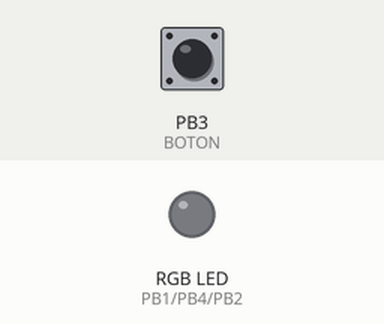
This sketch was run on a simulated ATtiny85, built with avr-gcc and run on an emulated ATtiny85. On the bench: an RGB LED mixed from three pins (HIGH = lit). Inputs (shaded band) come from the test bench; at power-on: PB3 (BOTON) LOW. Dim RGB values are drawn brighter than linear.

Above: at 1.2 s.
1.3 s: PB3 (BOTON) pulled HIGH for 0.15 s
At 4.2 s:
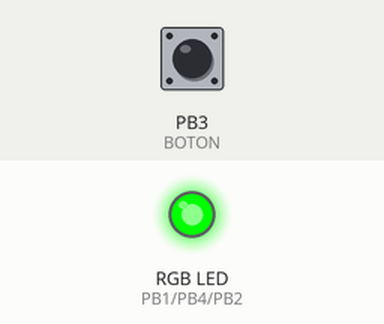
4.3 s: PB3 (BOTON) pulsed HIGH 2 times (0.12 s each, 0.3 s apart)
At 6.39 s:
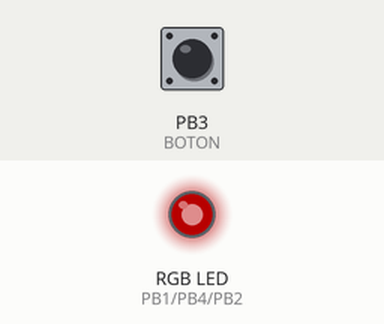
7.3 s: PB3 (BOTON) pulsed HIGH 5 times (0.12 s each, 0.3 s apart)
At 10.0 s:
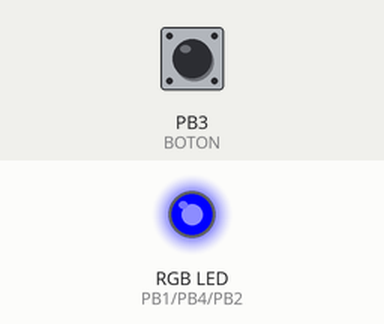
10.3 s: PB3 (BOTON) pulled HIGH for 1 s
At 11.5 s:
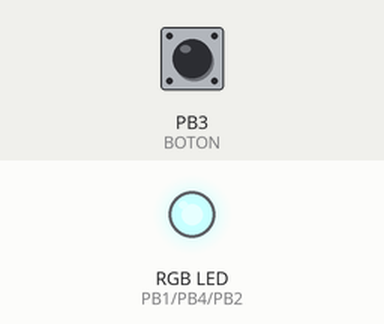
12.8 s: PB3 (BOTON) pulled HIGH for 3.2 s
At 13.2 s:
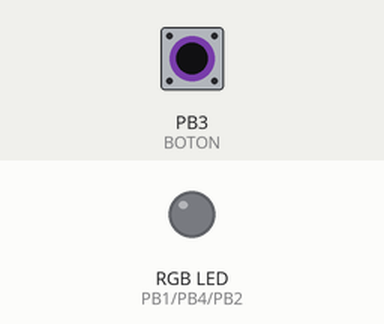
Timing chart, 0 to 15.8 s (numbered marks = the images above; inputs shaded):
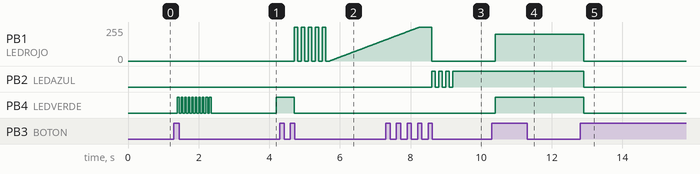

The sketch:

BUENO_BIENESCRITO.ino
```cpp
#include <avr/sleep.h>
#include <avr/interrupt.h>

const int BOTON                         =3;
const int BOTON2                         =0;
const int LEDROJO                       =1;
const int LEDAZUL                       =2;
const int LEDVERDE                      =4;
 int estado=0;
// Variables will change:
int ledState = HIGH;         // the current state of the output pin
int buttonState;             // the current reading from the input pin
int lastButtonState = LOW;   // the previous reading from the input pin

// the following variables are unsigned longs because the time, measured in
// milliseconds, will quickly become a bigger number than cant be stored in an int.
unsigned long lastDebounceTime = 0;  // the last time the output pin was toggled
unsigned long debounceDelay = 100;    // the debounce time; increase if the output flickers

bool primeravez =true;

long intervalOff=20000;
long previousMillis=0;
unsigned long currentMillis;


void setup() {
  pinMode(BOTON, INPUT);
  pinMode(BOTON2, INPUT);
  pinMode(LEDVERDE, OUTPUT);
  pinMode(LEDAZUL, OUTPUT);
  pinMode(LEDROJO, OUTPUT);
  // set initial LED state
  analogWrite(LEDVERDE, ledState);
  unsigned long currentMillis= millis();
}


void sleep() {

    GIMSK |= _BV(PCIE);                     // Enable Pin Change Interrupts
    PCMSK |= _BV(PCINT3);                   // Use PB3 as interrupt pin
    ADCSRA &= ~_BV(ADEN);                   // ADC off
    set_sleep_mode(SLEEP_MODE_PWR_DOWN);    // replaces above statement

    sleep_enable();                         // Sets the Sleep Enable bit in the MCUCR Register (SE BIT)
    sei();                                  // Enable interrupts
    sleep_cpu();                            // sleep

    cli();                                  // Disable interrupts
    PCMSK &= ~_BV(PCINT3);                  // Turn off PB3 as interrupt pin
    sleep_disable();                        // Clear SE bit
    ADCSRA |= _BV(ADEN);                    // ADC on

    sei();                                  // Enable interrupts
    } // sleep


ISR(PCINT0_vect)
    {

    //Primero apagamos todos los colores para que no interfieran a la hora de encender un color en concreto.
    analogWrite(LEDAZUL, 0);
    analogWrite(LEDVERDE, 0);
    analogWrite(LEDROJO, 0);


    for (int k = 0; k < 10; k = k + 1)
      {
        if (k % 2 == 0)
          {
            analogWrite(LEDROJO, 255);
          }
        else
          {
            analogWrite(LEDROJO, 0);
          }
        delay(100);
      }
   previousMillis=currentMillis;  // Resetea el timer


}


void loop() {

  currentMillis =millis();
    if( currentMillis - previousMillis > intervalOff)
      {
         analogWrite(LEDAZUL, 0);
         analogWrite(LEDVERDE, 0);
         analogWrite(LEDROJO, 0);

         for (int k = 0; k < 10; k = k + 1)
      {
        if (k % 2 == 0)
          {
            analogWrite(LEDVERDE, 255);
          }
        else
          {
            analogWrite(LEDVERDE, 0);
          }
        delay(100);
      }
          previousMillis=currentMillis;  // Resetea el timer
          sleep();
      }
    else
      {


  // read the state of the switch into a local variable:
  int reading = digitalRead(BOTON);

  // check to see if you just pressed the button
  // (i.e. the input went from LOW to HIGH), and you've waited long enough
  // since the last press to ignore any noise:

  // If the switch changed, due to noise or pressing:
  if (reading != lastButtonState) {
    // reset the debouncing timer
    lastDebounceTime = millis();
  }

  if ((millis() - lastDebounceTime) > debounceDelay) {
    // whatever the reading is at, it's been there for longer than the debounce
    // delay, so take it as the actual current state:

    // if the button state has changed:
    if (reading != buttonState) {
      buttonState = reading;

      // only toggle the LED if the new button state is HIGH
      if (buttonState == HIGH) {
       {
         previousMillis=currentMillis;  // Resetea el timer
         primeravez = true;
         analogWrite(LEDAZUL, 0);
         analogWrite(LEDVERDE, 0);
         analogWrite(LEDROJO, 0);
         if(estado==4)
         estado=0;
         else
         estado=estado+1;
         }
      }
    }
  }

  // set the LED:
  if(estado==0)
  {
  analogWrite(LEDVERDE, 0);
  analogWrite(LEDROJO, 0);
  analogWrite(LEDAZUL, 0);
  }
  if(estado==1)
  {
    if( primeravez == true)
    {
    for (int k = 0; k < 20; k = k + 1)
      {
        if (k % 2 == 0)
          {
            analogWrite(LEDVERDE, 255);
          }
        else
          {
            analogWrite(LEDVERDE, 0);
          }
        delay(50);
      }
      for(int j=0; j<=255;j++)
     {
        analogWrite(LEDVERDE, j);
        delay(7);
      }
  analogWrite(LEDVERDE, 255);
  analogWrite(LEDROJO, 0);
  analogWrite(LEDAZUL, 0);
  primeravez = false;
  }else
    analogWrite(LEDVERDE, 255);
  analogWrite(LEDROJO, 0);
  analogWrite(LEDAZUL, 0);

  }else if (estado==2)
  {
        if( primeravez == true)
    {
    for (int k = 0; k < 10; k = k + 1)
      {
        if (k % 2 == 0)
          {
            analogWrite(LEDROJO, 255);
          }
        else
          {
            analogWrite(LEDROJO, 0);
          }
        delay(100);
      }
      for(int j=0; j<=255;j++)
     {
        analogWrite(LEDROJO, j);
        delay(10);
      }
  analogWrite(LEDROJO, 255);
  analogWrite(LEDVERDE, 0);
  analogWrite(LEDAZUL, 0);
  primeravez = false;
  }else
    analogWrite(LEDROJO, 255);
  analogWrite(LEDVERDE, 0);
  analogWrite(LEDAZUL, 0);

    }else if (estado==3)
     {


         if( primeravez == true)
    {
    for (int k = 0; k < 6; k = k + 1)
      {
        if (k % 2 == 0)
          {
            analogWrite(LEDAZUL, 255);
          }
        else
          {
            analogWrite(LEDAZUL, 0);
          }
        delay(100);
      }
  analogWrite(LEDAZUL, 255);
  analogWrite(LEDVERDE, 0);
  analogWrite(LEDROJO, 0);
  primeravez = false;
  }else


  analogWrite(LEDAZUL, 255);
  analogWrite(LEDVERDE, 0);
  analogWrite(LEDROJO, 0);


       }else if (estado==4)
     {
  analogWrite(LEDVERDE, 255);
  analogWrite(LEDROJO, 200);
  analogWrite(LEDAZUL, 255);
       }

  // save the reading. Next time through the loop, it'll be the lastButtonState:
  lastButtonState = reading;
}
}
```

Measured:
- after the input at 1.3 s, PB4 (LEDVERDE): goes 9 × (HIGH 0.05 s, LOW 0.05 s), HIGH 0.05 s, LOW 1.8 s, then HIGH, starting after 0.10 s
- after the input at 4.3 s, PB1 (LEDROJO): ramps from 0/255 to 255/255 and jumps back, once every 0.20 s; PB4 (LEDVERDE): HIGH → LOW after 0.40 s
- after the input at 7.3 s, PB2 (LEDAZUL): alternates HIGH for 0.10 s and LOW for 0.10 s, 7 changes in all, then stays HIGH, starting after 1.3 s
- after the input at 10.3 s, PB1 (LEDROJO): 0/255 → 200/255 after 0.10 s; PB4 (LEDVERDE): LOW → HIGH after 0.10 s
- after the input at 12.8 s, PB1 (LEDROJO): 200/255 → 0/255 after 0.10 s; PB2 (LEDAZUL), PB4 (LEDVERDE): HIGH → LOW after 0.10 s
